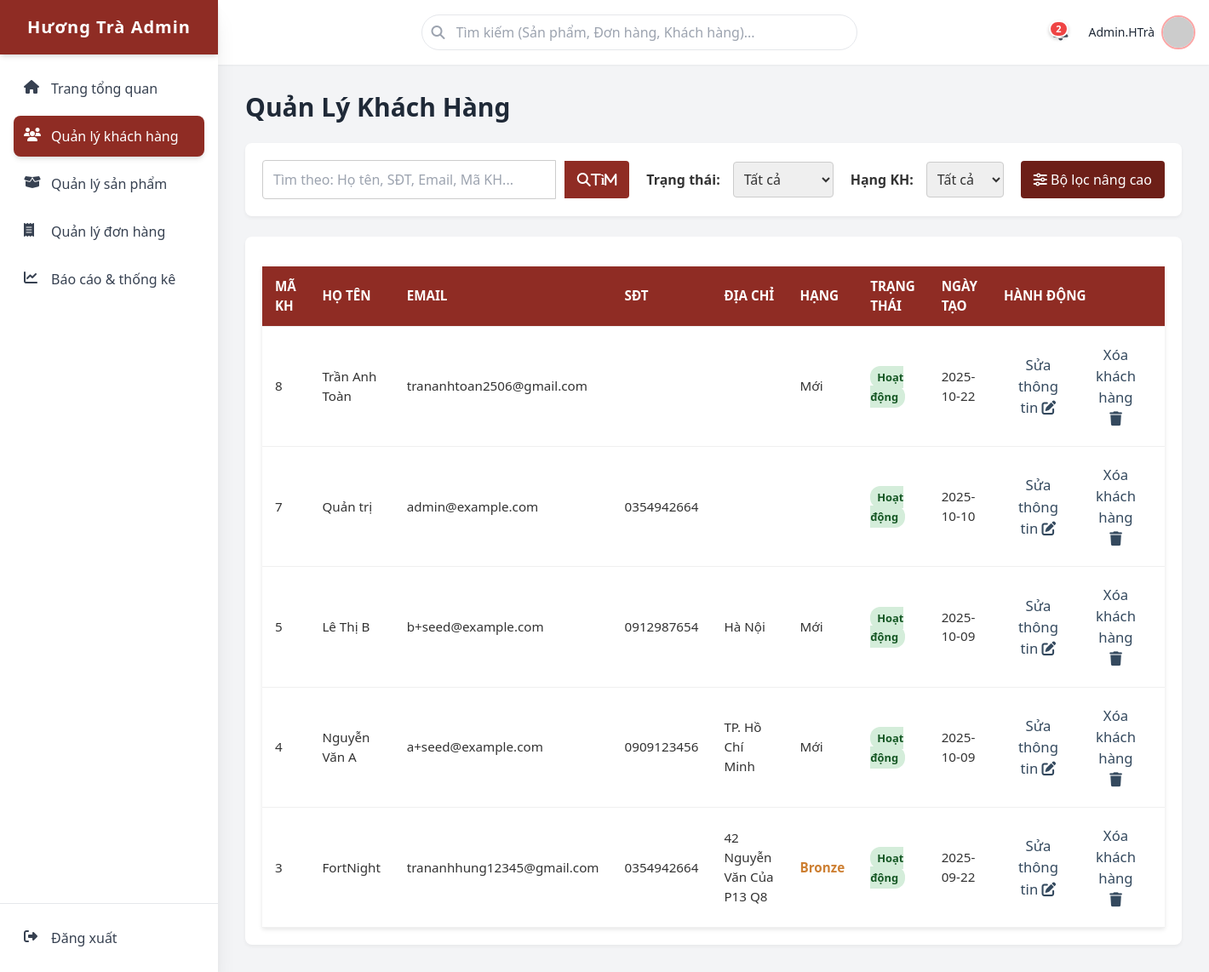
Screenshot of /admin/html/customers.php with the database file from the repository.
### tables this page shows
CREATE TABLE `nguoidung` (
  `MaNguoiDung` bigint(20) UNSIGNED NOT NULL,
  `Username` varchar(50) NOT NULL,
  `HoTen` varchar(150) NOT NULL,
  `Email` varchar(191) NOT NULL,
  `MatKhau` varchar(255) NOT NULL,
  `SoDienThoai` varchar(30) DEFAULT NULL,
  `DiaChi` varchar(255) DEFAULT NULL,
  `VaiTro` enum('USER','ADMIN','STAFF') DEFAULT 'USER',
  `TrangThai` tinyint(4) NOT NULL DEFAULT 1,
  `Hang` enum('Bronze','Silver','Gold','Mới') NOT NULL DEFAULT 'Mới',
  `TongChiTieu` decimal(14,2) NOT NULL DEFAULT 0.00,
  `NgayTao` datetime NOT NULL DEFAULT current_timestamp()
);

### admin/controller/Customers_Controller.php (called while the page is built, shortened)
<?php
class CustomersController
{
    public static function handle(): array
    {
        $conn = self::connect();
        return self::index($conn);
    }
    private static function connect(): mysqli
    {
        $db = Database::getInstance();
        return $db->getConnection();
    }
    private static function index(mysqli $conn): array
    {
        $per_page = max(1, (int)($_GET['per_page'] ?? 10));
        $page     = max(1, (int)($_GET['page'] ?? 1));
        $w = []; $p = [];
        $where = $w ? ('WHERE '.implode(' AND ', $w)) : '';
        $sqlCount = "SELECT COUNT(*) AS total FROM nguoidung nd $where";
        $total_customers = (int) self::fetchValue($conn, $sqlCount, $p);
        $total_pages = max(1, (int)ceil($total_customers / $per_page));
        $page = min($page, $total_pages);
        $offset = ($page - 1) * $per_page;
        $sqlList = "
            SELECT
                nd.MaNguoiDung       AS id,
                nd.HoTen             AS name,
                nd.Email             AS email,
                nd.SoDienThoai       AS phone,
                COALESCE(nd.DiaChi,'') AS address,
                COALESCE(nd.VaiTro,'USER') AS role,
                COALESCE(nd.Hang,'Mới')   AS rank,
                CASE WHEN nd.TrangThai=1 THEN 'Hoạt động' ELSE 'Ngưng' END AS status,
                DATE(nd.NgayTao)     AS created_at
            FROM nguoidung nd
            $where
            ORDER BY nd.NgayTao DESC, nd.MaNguoiDung DESC
            LIMIT ?, ?
        ";
        $listParams = array_merge($p, [$offset, $per_page]);
        $customer_list = self::fetchAll($conn, $sqlList, $listParams) ?? [];
        return compact('customer_list','per_page','page','total_pages','total_customers');
    }
    private static function fetchValue(mysqli $conn, string $sql, array $params=[]){
        $r=self::fetchOne($conn,$sql,$params); return $r?array_values($r)[0]:null;
    }
    private static function fetchOne(mysqli $conn, string $sql, array $params=[]): ?array {
        $rows=self::fetchAll($conn,$sql,$params); return $rows[0]??null;
    }
    private static function fetchAll(mysqli $conn, string $sql, array $params=[]): array {
        $stmt=$conn->prepare($sql); if(!$stmt) return [];
        if ($params) self::bind($stmt,$params);
        $stmt->execute(); $res=$stmt->get_result(); $rows=$res?$res->fetch_all(MYSQLI_ASSOC):[];
        $stmt->close(); return $rows;
    }
    private static function bind(mysqli_stmt $stmt, array $params): void {
        $types=''; $bind=[];
        foreach($params as $p){ $types .= is_int($p)?'i':(is_float($p)?'d':'s'); $bind[]=$p; }
        $stmt->bind_param($types, ...$bind);
    }
}

### admin/html/customers.php (the view, shortened to what this page needs)
<?php
require_once __DIR__ . '/../controller/Customers_Controller.php';
$ctx = CustomersController::handle();
extract($ctx, EXTR_OVERWRITE);
?>
    <link rel="stylesheet" href="../css/customers.css">
    <h1 class="text-3xl font-bold text-gray-800 mb-6">Quản Lý Khách Hàng</h1>
    <div class="filter-bar">
        <div class="search-group">
            <input type="text" id="search-input" placeholder="Tìm theo: Họ tên, SĐT, Email, Mã KH...">
            <button id="btn-search" class="btn btn-search"><i class="fas fa-search">Tìm</i></button>
        </div>
        <div class="filter-group">
            <label for="filter-status">Trạng thái:</label>
            <select id="filter-status">
                <option value="All">Tất cả</option>
            </select>
        </div>
        <div class="filter-group">
            <label for="filter-rank">Hạng KH:</label>
            <select id="filter-rank">
                <option value="All">Tất cả</option>
            </select>
        </div>
        <button id="btn-toggle-advanced-filter" class="btn-toggle-advanced"><i class="fas fa-sliders-h"></i> Bộ lọc nâng cao</button>
    </div>
    <div class="customer-table-container mt-6">
        <table id="customer-list-table" class="customer-table w-full">
            <thead>
            <tr>
                <th>Mã KH</th>
                <th>Họ tên</th>
                <th>Email</th>
                <th>SĐT</th>
                <th>Địa chỉ</th>
                <th>Hạng</th>
                <th>Trạng thái</th>
                <th>Ngày tạo</th>
                <th>Hành động</th>
            </tr>
            </thead>
            <tbody>
            <?php foreach ($customer_list as $customer): ?>
                <tr data-id="<?php echo $customer['id']; ?>">
                    <td><?php echo $customer['id']; ?></td>
                    <td><?php echo htmlspecialchars($customer['name']); ?></td>
                    <td><?php echo htmlspecialchars($customer['email']); ?></td>
                    <td><?php echo htmlspecialchars($customer['phone']); ?></td>
                    <td><?php echo htmlspecialchars($customer['address']); ?></td>
                    <td class="rank-<?php echo strtolower($customer['rank']); ?>"><?php echo htmlspecialchars($customer['rank']); ?></td>
                    <td><span class="status-badge status-<?php echo ($customer['status'] == 'Hoạt động' ? 'active' : 'inactive'); ?>"><?php echo htmlspecialchars($customer['status']); ?></span></td>
                    <td><?php echo htmlspecialchars($customer['created_at']); ?></td>
                    <td class="px-4 py-3">
                        <div class="flex items-center gap-2 justify-start">
                            <button class="btn-action edit-customer px-3 py-2 rounded bg-yellow-500 text-white hover:bg-yellow-600">Sửa thông tin
                                <i class="fas fa-edit"></i>
                            </button>
                            <button class="btn-action delete-customer px-3 py-2 rounded bg-red-500 text-white hover:bg-red-600">Xóa khách hàng
                                <i class="fas fa-trash"></i>
                            </button>
                        </div>
                    </td>
                </tr>
            <?php endforeach; ?>
            </tbody>
        </table>
    </div>
<?php
require_once __DIR__ . '/template.php';
?>

### admin/css/customers.css (style rules this page uses)
body { background: #f4f7f6; color: #333; }
.filter-bar { display: flex; gap: 20px; margin-bottom: 20px; flex-wrap: wrap; background: #fff; padding: 20px; border-radius: 8px; box-shadow: 0 2px 4px rgba(0, 0, 0, 0.05); align-items: center; }
.filter-bar .search-group { display: flex; align-items: center; gap: 10px; flex-grow: 1; min-width: 250px; }
.filter-bar .search-group input, #search-input { padding: 10px 12px; border: 1px solid #ccc; border-radius: 4px 0 0 4px; font-size: 1em; flex-grow: 1; }
.filter-bar .search-group button, .btn-search { padding: 10px 15px; background-color: #8f2c24; color: white; border: none; border-radius: 0 4px 4px 0; cursor: pointer; transition: background 0.3s; }
.filter-bar .filter-group { display: flex; align-items: center; gap: 10px; }
.filter-bar .filter-group label { font-weight: bold; margin-right: 5px; white-space: nowrap; }
.filter-bar .filter-group select, .filter-bar .filter-group input[type="date"], .filter-bar .filter-group input[type="text"] { padding: 8px; border: 1px solid #ccc; border-radius: 4px; }
.filter-bar .btn-toggle-advanced, .btn-toggle-advanced { padding: 10px 15px; background-color: #6d1f18; color: white; border: none; border-radius: 4px; cursor: pointer; transition: background 0.3s; }
.customer-table-container { background: #fff; padding: 20px; border-radius: 8px; box-shadow: 0 2px 4px rgba(0, 0, 0, 0.05); overflow-x: auto; }
.customer-table, .data-table { width: 100%; border-collapse: collapse; background-color: white; box-shadow: 0 2px 5px rgba(0,0,0,0.1); margin-top: 15px; font-size: 0.95em; }
.customer-table th, .customer-table td, .data-table th, .data-table td { padding: 12px 15px; text-align: left; border-bottom: 1px solid #f0f0f0; }
.customer-table th, .data-table th { background-color: #8f2c24; color: white; font-weight: 600; text-transform: uppercase; }
.status-badge { padding: 4px 8px; border-radius: 12px; font-size: 0.85em; font-weight: bold; }
.customer-table .status-active, .status-active { background-color: #d4edda; color: #155724; padding: 4px 8px; border-radius: 12px; }
.customer-table .rank-bronze, .rank-bronze { color: #cd7f32; font-weight: bold; }
.btn { padding: 10px 15px; border-radius: 4px; border: none; cursor: pointer; font-size: 1em; transition: all 0.3s; }
.btn-action { background: none; border: none; color: #34495e; font-size: 1.1em; margin: 0 5px; cursor: pointer; transition: color 0.2s; }

### rows the page displays
nguoidung: MaNguoiDung "8", HoTen "Trần Anh Toàn", Email "trananhtoan2506@gmail.com", rank "Mới", status "Hoạt động", created_at "2025-10-22"
nguoidung: MaNguoiDung "7", HoTen "Quản trị", Email "admin@example.com", SoDienThoai "0354942664", status "Hoạt động", created_at "2025-10-10"
nguoidung: MaNguoiDung "5", HoTen "Lê Thị B", Email "b+seed@example.com", SoDienThoai "0912987654", address "Hà Nội", rank "Mới", status "Hoạt động", created_at "2025-10-09"
nguoidung: MaNguoiDung "4", HoTen "Nguyễn Văn A", Email "a+seed@example.com", SoDienThoai "0909123456", address "TP. Hồ Chí Minh", rank "Mới", status "Hoạt động", created_at "2025-10-09"
nguoidung: MaNguoiDung "3", HoTen "FortNight", Email "trananhhung12345@gmail.com", SoDienThoai "0354942664", address "42 Nguyễn Văn Của P13 Q8", rank "Bronze", status "Hoạt động", created_at "2025-09-22"

### other values shown
$notification_count "2"
